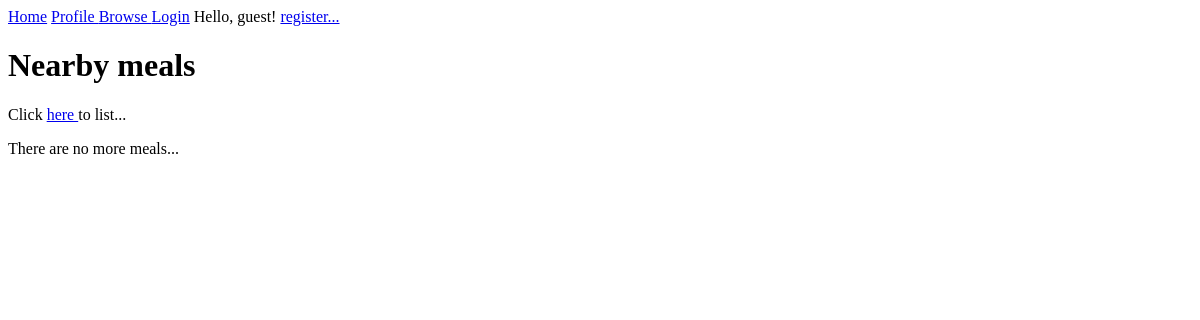
/browse/, run on an earlier commit of the app's database.
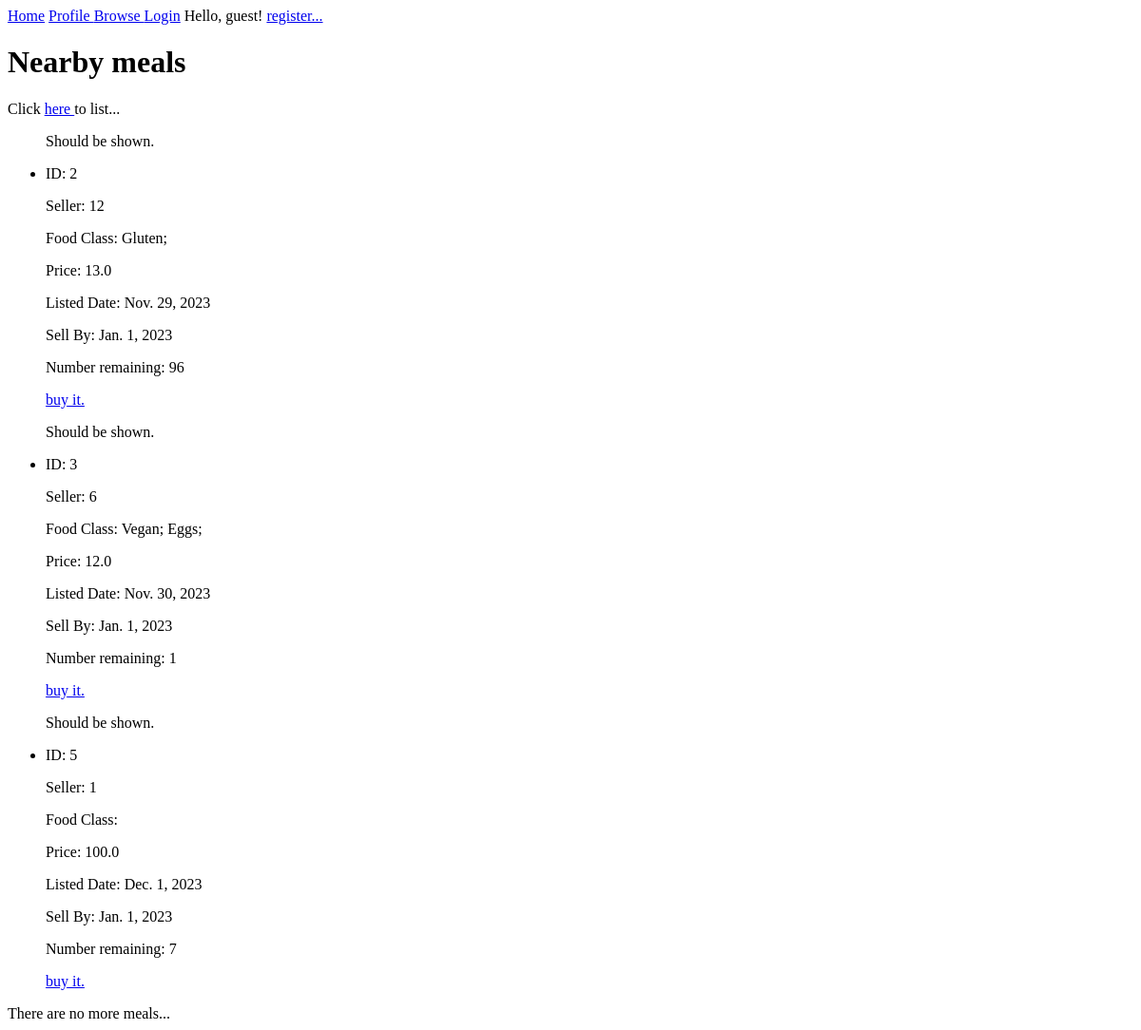
And on a later commit of the database.
### MealSharing/models.py (models this page shows)
class Meal(m.Model):
    meal_id = m.AutoField(primary_key=True)
    seller = m.ForeignKey(
        User,
        on_delete=m.CASCADE,
        related_name="Seller"
    )
    food_class = m.ManyToManyField(Contains)
    price=m.FloatField()
    listed_date=m.DateField()
    sell_by=m.DateField()
    internal_id = m.CharField(max_length=40)
    number_listed = m.IntegerField(default=1)
    shown = m.BooleanField(
        default=True
    )

class Contains(m.Model):
    id = m.IntegerField(primary_key=True)
    name = m.CharField(max_length=16)

### MealSharing/views.py (the view, shortened to what this page needs)
# urls.py: path('browse/', views.listingmgmt, name='browse-meals'),
def listingmgmt(request):
	if request.method == 'POST':
		return render(request, 'home.html', status=300)
	else:
		meals = dbops.get_meal(request)
		context = {'form' : MealListingMaker, 'meals' : meals}
		print(context)
		return render(request,
				 		'browse.html',
						context)

### MealSharing/dbops.py (called while the page is built)
def get_meal(request, idx=None):
	listings = Meal.objects.all() if not idx else [Meal.objects.get(meal_id=idx)]
	meal_details = {}
	iter = 0
	for listing in listings:
		meal_details[f'meal{iter}']= {
				"id": listing.meal_id,
				"seller": listing.seller.id,
				"food_class": [Contains.objects.get(id=food.id).name for food in listing.food_class.all()],
				"price": listing.price,
				"listed_date": listing.listed_date,
				"sell_by": listing.sell_by,
				"shown": listing.shown,
				"remaining": listing.number_listed,
				"number_listed": listing.number_listed,
				"internal_id": listing.internal_id
			}
		iter += 1
	return(
		meal_details
	)

### MealSharing/templates/browse.html
{%extends 'base.html'%}
{%block content%}
<h1>Nearby meals</h1>
<p> Click <a href='/list'> here </a> to list...</p>
<ul>
	{% for key, meal in meals.items %}
	{% if meal.shown %}
	<p>Should be shown.</p>
	 <li>
	  <p>ID: {{ meal.id }}</p>
	  <p>Seller: {{ meal.seller }}</p>
	  <p>Food Class: {%for class in meal.food_class%} {{ class }}; {%endfor%} </p>
	  <p>Price: {{ meal.price }}</p>
	  <p>Listed Date: {{meal.listed_date }}</p>
	  <p>Sell By: {{ meal.sell_by }}</p>
	  <p>Number remaining: {{meal.remaining}}</p>
	  {% if meal.seller == user.id %}
	  This meal is your listing.
	  <a href="/edit_meal/{{meal.id}}"> edit it.</a>
	  {% else %}
	  <a href="/buy/{{meal.id}}"> buy it.</a>
	{% endif %}
	 </li>
	{%endif%}
	{% endfor %}
   </ul>
   There are no more meals...
{%endblock%}

### MealSharing/templates/base.html (shortened to what this page needs)
<!DOCTYPE html>
<html>
<head>
</head>
<body>
  <header>
    <a href="/">Home</a>
    <a href="/profile">Profile </a>
    <a href="/browse"> Browse </a>
    {% if user.is_authenticated %}
    <a href="/logout">Logout</a>
      Hello, user!
    <a href="/edit_purchase"> Edit purchases</a>
    <a href="/make-user"> Make a new user...</a>
    {% else %}
    <a href="/login">Login</a>
      Hello, guest!
    <a href="/register"> register...</a>
    {% endif %}
  </header>
  {% block content %}
  {% endblock %}
</body>
</html>

What changed in the data, as far as the page shows it:
now on this page (row edited): Meal: id "2", seller "12", price "13.0", listed_date "Nov. 29, 2023", sell_by "Jan. 1, 2023", remaining "96"
now on this page (row unchanged): Contains: food_class "Gluten"
added Meal: id "3", seller "6", price "12.0", listed_date "Nov. 30, 2023", sell_by "Jan. 1, 2023", remaining "1"
now on this page (row unchanged): Contains: food_class "Vegan"
now on this page (row unchanged): Contains: food_class "Eggs"
added Meal: id "5", seller "1", price "100.0", listed_date "Dec. 1, 2023", sell_by "Jan. 1, 2023", remaining "7"
